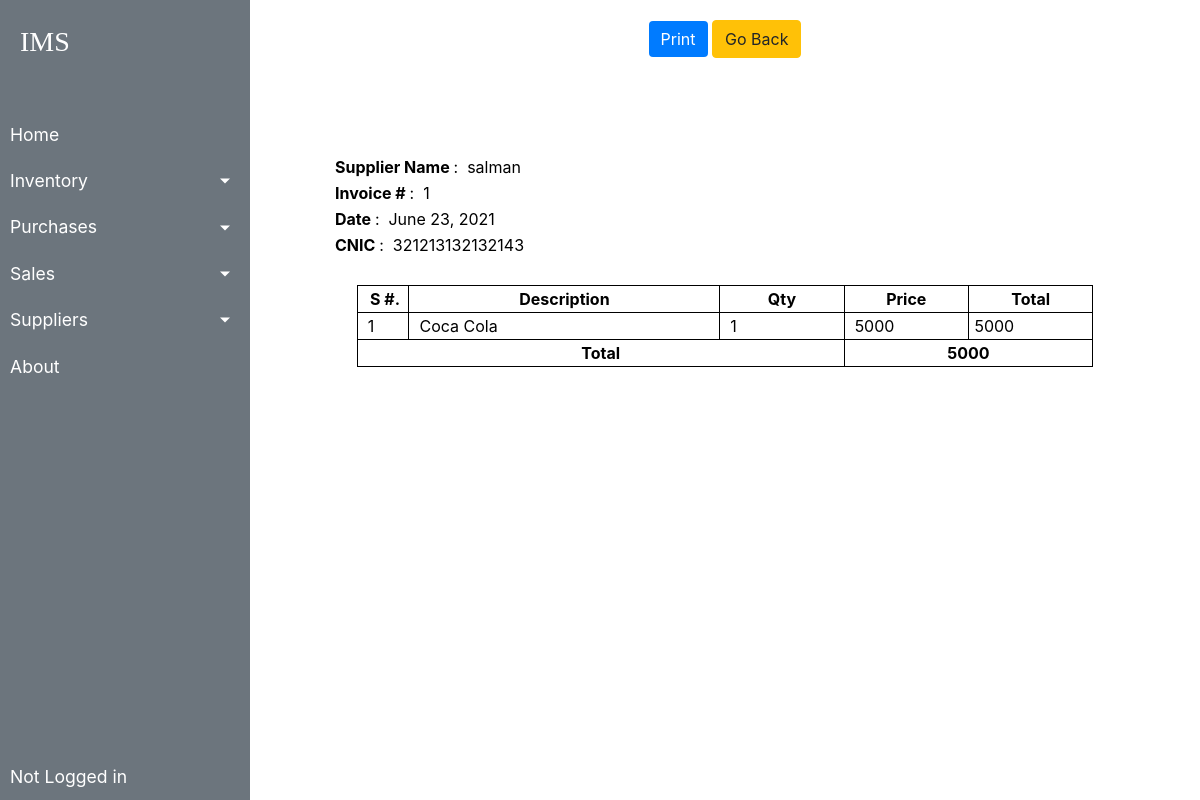
/transactions/purchases/1, run on the app's committed database.
### transactions/models.py (models this page shows, shortened)
class PurchaseBill(models.Model):
    billno = models.AutoField(primary_key=True)
    time = models.DateTimeField(auto_now=True)
    supplier = models.ForeignKey(Supplier, on_delete = models.CASCADE, related_name='purchasesupplier')

class Supplier(models.Model):
    id = models.AutoField(primary_key=True)
    name = models.CharField(max_length=150)
    phone = models.CharField(max_length=12, unique=True)
    address = models.CharField(max_length=200)
    email = models.EmailField(max_length=254, unique=True)
    gstin = models.CharField(max_length=13, unique=True)
    is_deleted = models.BooleanField(default=False)

class PurchaseItem(models.Model):
    billno = models.ForeignKey(PurchaseBill, on_delete = models.CASCADE, related_name='purchasebillno')
    stock = models.ForeignKey(Stock, on_delete = models.CASCADE, related_name='purchaseitem')
    quantity = models.IntegerField(default=1)
    perprice = models.IntegerField(default=1)
    totalprice = models.IntegerField(default=1)

### transactions/views.py (the view, shortened to what this page needs)
class PurchaseBillView(View):
    model = PurchaseBill
    template_name = "bill/purchase_bill.html"
    bill_base = "bill/bill_base.html"
    def get(self, request, billno):
        purchaseitems = PurchaseItem.objects.filter(billno=billno)
        total = 0
        for item in purchaseitems:
            total += item.totalprice
        context = {
            'bill'          : PurchaseBill.objects.get(billno=billno),
            'items'         : PurchaseItem.objects.filter(billno=billno),
            'billdetails'   : PurchaseBillDetails.objects.get(billno=billno),
            'bill_base'     : self.bill_base,
            'total'         : total,
        }
        return render(request, self.template_name, context)

### project/transactions/templates/bill/purchase_bill.html (shortened to what this page needs)
{% extends bill_base %}
{% load static %}
{% block content %}
<div class="wrapper">
    <button class="btn btn-primary" onclick="printpage('printArea')">Print</button>
    <a href="{% url 'purchases-list' %}" class="btn btn-warning">Go Back</a>
</div>    <br><br>
    <form method="post">
        <div class="bg">
            <br><br>
            <div id="printArea" class="bg">
                <table class="" style="width: 800px; margin-left: auto; margin-right: auto;">
                    <tbody>
                        <tr>
                            <td  style="border: none" class="inner-box">&nbsp;
                                <span  style="font-weight: bold;"> Supplier Name </span>: &nbsp;{{ bill.supplier.name }}
                            </td>
                        </tr>
                        <tr>
                            <td style="border: none" class="inner-box">&nbsp;
                                <span  style="font-weight: bold;"> Invoice # </span>: &nbsp;{{ bill.billno }}
                            </td>
                        </tr>
                        <tr>
                            <td style="border: none" class="inner-box">&nbsp;
                                <span  style="font-weight: bold;"> Date </span>: &nbsp;{{ bill.time.date }}
                            </td>
                        </tr>
                        <tr>
                            <td style="border: none" class="inner-box">&nbsp;
                                <span  style="font-weight: bold;"> CNIC </span>: &nbsp;{{ bill.supplier.gstin }}
                            </td>
                        </tr>
                        <tr>
                            <td style="border: none" class="inner-box">&nbsp; </td>
                        </tr>
                        <tr>
                            <td>
                            <table class="outer-box" style="width: auto; margin-left: auto; margin-right: auto;">
                                <tbody>
                                    <tr>
                                        <td class="inner-box" style="width: 05%; font-weight: bold; text-align: center;">&nbsp;S #.</td>
                                        <td class="inner-box" style="width: 30%; font-weight: bold; text-align: center;">Description </td>
                                        <td class="inner-box" style="width: 12%; font-weight: bold; text-align: center;">Qty </td>
                                        <td class="inner-box" style="width: 12%; font-weight: bold; text-align: center;">Price</td>
                                        <td class="inner-box" style="width: 12%; font-weight: bold; text-align: center;">Total </td>
                                    </tr>
                                    {% for item in items %}
                                        <tr style="height: auto;">
                                            <td class="inner-box" style="width: 5%;">&nbsp; {{ forloop.counter }}</td>
                                            <td class="inner-box" style="width: 30%;">&nbsp; {{ item.stock.name }}</td>
                                            <td class="inner-box" style="width: 12%;">&nbsp; {{ item.quantity }}</td>
                                            <td class="inner-box" style="width: 12%;">&nbsp; {{ item.perprice }}</td>
                                            <td class="inner-box" style="width: 12%;">&nbsp;{{ item.totalprice }}</td>
                                        </tr>
                                    {% endfor %}
                                    <tr>
                                        <td colspan="3" class="inner-box" style="width: 12%; font-weight: bold; text-align: center;">Total </td>
                                        <td colspan="2" class="inner-box" style="width: 12%; font-weight: bold; text-align: center;">{{total}} </td>
                                    </tr>
                                </tbody>
                            </table>
                            </td>
                        </tr>
                    </tbody>
                </table>
            </div>
            <br><br>
        </div>
    </form>
{% endblock %}

### homepage/static/css/main.css (style rules this page uses)
body, html { height: 100%; background-color: #090e27; }
a { color:#007bff; }
.btn-primary { border: none; color: white; text-align: center; text-decoration: none; display: inline-block; font-size: 16px; }

### data on the page
PurchaseBill: supplier.name "salman", billno "1", time "June 23, 2021", supplier.gstin "321213132132143"
PurchaseItem: stock.name "Coca Cola", quantity "1", perprice "5000", totalprice "5000"

### other printed values
{{ total }} "5000"
